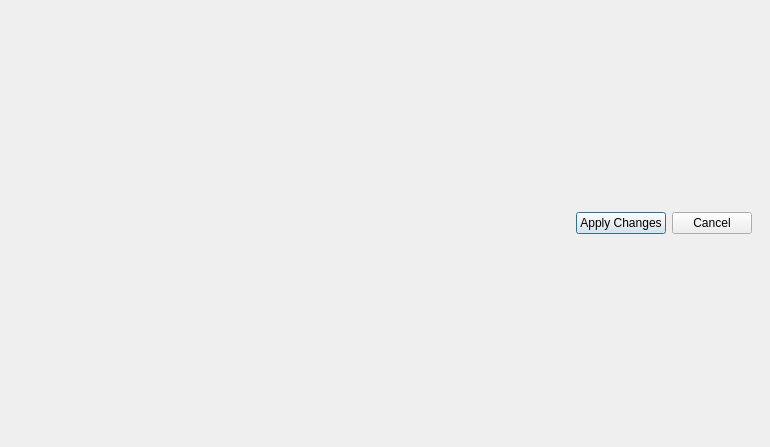
<?xml version="1.0" encoding="UTF-8"?>
<ui version="4.0">
 <class>PreferencesDialog</class>
 <widget class="QDialog" name="PreferencesDialog">
  <property name="geometry">
   <rect>
    <x>0</x>
    <y>0</y>
    <width>770</width>
    <height>447</height>
   </rect>
  </property>
  <property name="windowTitle">
   <string>Dialog</string>
  </property>
  <layout class="QGridLayout" name="gridLayout">
   <property name="leftMargin">
    <number>5</number>
   </property>
   <property name="topMargin">
    <number>5</number>
   </property>
   <property name="rightMargin">
    <number>5</number>
   </property>
   <property name="bottomMargin">
    <number>5</number>
   </property>
   <property name="spacing">
    <number>0</number>
   </property>
   <item row="1" column="0">
    <widget class="QWidget" name="bottomPanel" native="true">
     <property name="sizePolicy">
      <sizepolicy hsizetype="Preferred" vsizetype="Fixed">
       <horstretch>0</horstretch>
       <verstretch>0</verstretch>
      </sizepolicy>
     </property>
     <layout class="QHBoxLayout" name="horizontalLayout">
      <property name="leftMargin">
       <number>13</number>
      </property>
      <property name="topMargin">
       <number>13</number>
      </property>
      <property name="rightMargin">
       <number>13</number>
      </property>
      <property name="bottomMargin">
       <number>13</number>
      </property>
      <item>
       <spacer name="horizontalSpacer">
        <property name="orientation">
         <enum>Qt::Horizontal</enum>
        </property>
        <property name="sizeHint" stdset="0">
         <size>
          <width>474</width>
          <height>20</height>
         </size>
        </property>
       </spacer>
      </item>
      <item>
       <widget class="QPushButton" name="okButton">
        <property name="sizePolicy">
         <sizepolicy hsizetype="Minimum" vsizetype="Preferred">
          <horstretch>0</horstretch>
          <verstretch>0</verstretch>
         </sizepolicy>
        </property>
        <property name="text">
         <string>Apply Changes</string>
        </property>
       </widget>
      </item>
      <item>
       <widget class="QPushButton" name="cancelButton">
        <property name="sizePolicy">
         <sizepolicy hsizetype="Preferred" vsizetype="Preferred">
          <horstretch>0</horstretch>
          <verstretch>0</verstretch>
         </sizepolicy>
        </property>
        <property name="text">
         <string>Cancel</string>
        </property>
       </widget>
      </item>
     </layout>
    </widget>
   </item>
   <item row="0" column="0">
    <layout class="QHBoxLayout" name="worldLayout"/>
   </item>
  </layout>
 </widget>
 <resources>
  <include location="../../app/images.qrc"/>
 </resources>
 <connections/>
</ui>
